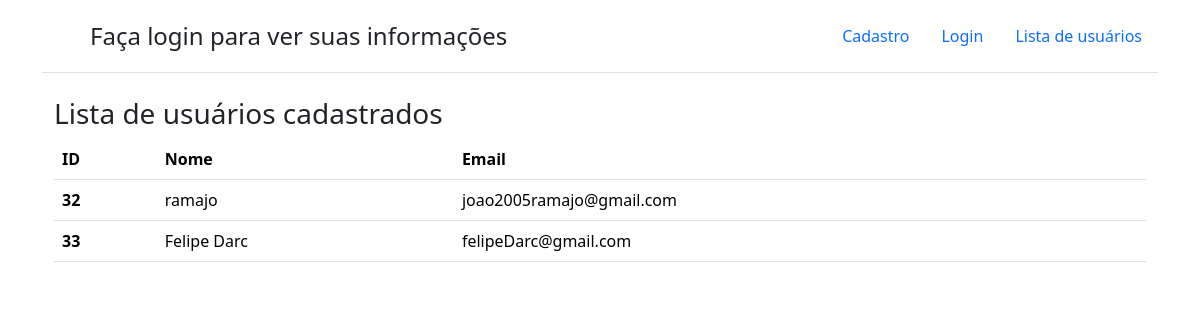
Page /src/views/lista.php on the committed database.
### tables this page shows
CREATE TABLE user(
    id INTEGER PRIMARY KEY AUTOINCREMENT,
    nome TEXT NOT NULL, 
    email TEXT NOT NULL UNIQUE,
    senha TEXT NOT NULL
);

### src/classes/rdg/UserGateway.php (called while the page is built, shortened)
<?php
class UserGateway
{
    private static $conn;
    private $data;
    public function __set($prop, $value)
    {
        $this->data[$prop] = $value;
    }
    public function __get($prop)
    {
        return $this->data[$prop];
    }
    public static function setConnection(PDO $conn)
    {
        self::$conn = $conn;
    }
    public static function all(){
        $sql = "SELECT * FROM user";
        $result = self::$conn->query($sql);
        return $result->fetchAll(PDO::FETCH_CLASS, __CLASS__);
    }
}

### src/views/lista.php (the view, shortened to what this page needs)
<!doctype html>
<html lang="pt-BR">
<head>
    <link href="https://cdn.jsdelivr.net/npm/bootstrap@5.3.5/dist/css/bootstrap.min.css" rel="stylesheet">
    <link rel="stylesheet" href="https://cdn.jsdelivr.net/npm/bootstrap-icons@1.11.1/font/bootstrap-icons.css">
</head>
<?php
try {
    $users = UserGateway::all();
} catch (Exception $e) {
    echo $e->getMessage();
}
?>
<body>
    <div class="container">
        <header class="d-flex flex-wrap justify-content-center py-3 mb-4 border-bottom">
            <a href="./index.php" class="d-flex align-items-center mb-3 mb-md-0 me-md-auto text-dark text-decoration-none">
                <svg class="bi me-2" width="40" height="32">
                    <use xlink:href="#bootstrap" />
                </svg>
                <?php
                if (isset($_SESSION['id'])) {
                    echo "<span class='fs-4'>Olá " . $user->nome  . "</span>";
                } else {
                    echo "<span class='fs-4'>Faça login para ver suas informações</span";
                }
                ?>
            </a>
            <ul class="nav nav-pills">
                <li class="nav-item">
                    <a href="./index.php" class="nav-link">
                        Cadastro
                    </a>
                </li>
                <li class="nav-item">
                    <a href="./login.php" class="nav-link">
                        Login
                    </a>
                </li>
                <li class="nav-item">
                    <a href="./lista.php" class="nav-link">
                        Lista de usuários
                    </a>
                </li>
            </ul>
        </header>
        <div class="container">
            <h2 class="fs-3">Lista de usuários cadastrados </h2>
            <table class="table">
                <thead>
                    <tr>
                        <th scope="col">ID</th>
                        <th scope="col">Nome</th>
                        <th scope="col">Email</th>
                    </tr>
                </thead>
                <tbody>
                    <?php
                    if ($users) {
                        foreach ($users as $user) {
                            echo "
                            <tr>
                                <th scope='row'>{$user->id}</th>
                                <td>{$user->nome}</td>
                                <td>{$user->email}</td>
                            </tr>";
                        }
                    }else{
                        echo "<p class='alert alert-warning w-75 mx-auto'>Sem usuários para visualizar</p>";
                    }
                    ?>
                </tbody>
            </table>
        </div>
    </div>
</body>
</html>

### rows in the picture
user: id "32", nome "ramajo", email "joao2005ramajo@gmail.com"
user: id "33", nome "Felipe Darc", email "felipeDarc@gmail.com"
